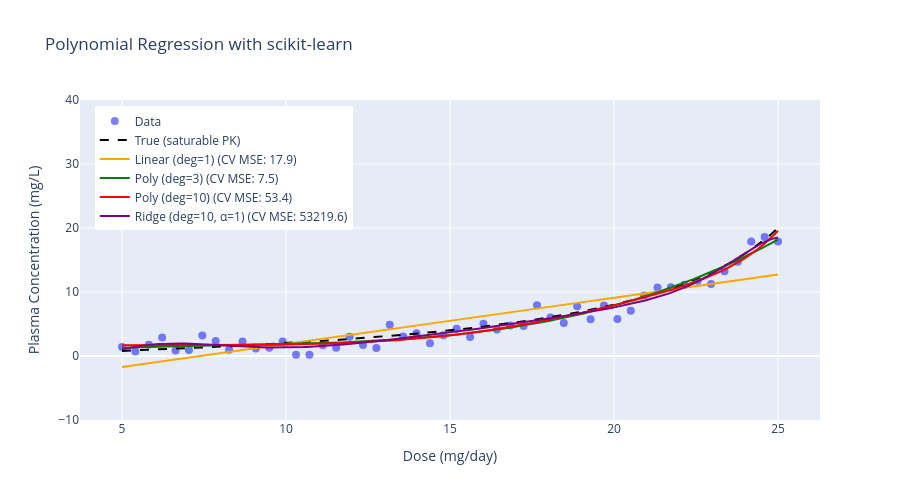

The notebook cell this image was saved under:
### Markdown cell above
---
## 8. Using scikit-learn

In practice, use scikit-learn's `PolynomialFeatures` and `Ridge` classes.

This cell demonstrates the standard workflow.

### Code cell
# Polynomial Regression with scikit-learn
import numpy as np
import plotly.graph_objects as go
from sklearn.preprocessing import PolynomialFeatures
from sklearn.linear_model import LinearRegression, Ridge
from sklearn.pipeline import Pipeline
from sklearn.model_selection import cross_val_score

# --- DATA ---
# Simulated pharmacokinetic study - no real patient data is used.
np.random.seed(42)
n_points = 50
dose = np.linspace(5, 25, n_points).reshape(-1, 1)
# Saturable (Michaelis-Menten) elimination: Css = Km * Dose / (Vmax - Dose)
Vmax, Km = 30.0, 4.0
conc = Km * dose.flatten() / (Vmax - dose.flatten()) + np.random.normal(0, 1.2, n_points)
conc = np.maximum(conc, 0.2)

# --- CREATE PIPELINES ---
# Pipeline combines feature transformation and model fitting
linear_pipe = Pipeline([
    ('poly', PolynomialFeatures(degree=1)),
    ('model', LinearRegression())
])

poly3_pipe = Pipeline([
    ('poly', PolynomialFeatures(degree=3)),
    ('model', LinearRegression())
])

poly10_pipe = Pipeline([
    ('poly', PolynomialFeatures(degree=10)),
    ('model', LinearRegression())
])

ridge_pipe = Pipeline([
    ('poly', PolynomialFeatures(degree=10)),
    ('model', Ridge(alpha=1.0))
])

# --- FIT ALL MODELS ---
models = {
    'Linear (deg=1)': linear_pipe,
    'Poly (deg=3)': poly3_pipe,
    'Poly (deg=10)': poly10_pipe,
    'Ridge (deg=10, α=1)': ridge_pipe
}

dose_smooth = np.linspace(5, 25, 200).reshape(-1, 1)
predictions = {}
cv_scores = {}

for name, pipe in models.items():
    pipe.fit(dose, conc)
    predictions[name] = pipe.predict(dose_smooth)
    # 5-fold cross-validation
    scores = cross_val_score(pipe, dose, conc, cv=5, scoring='neg_mean_squared_error')
    cv_scores[name] = -scores.mean()

# --- VISUALIZE ---
fig = go.Figure()

# Data
fig.add_trace(go.Scatter(
    x=dose.flatten(), y=conc,
    mode='markers',
    marker=dict(size=8, color='blue', opacity=0.5),
    name='Data'
))

# True function
fig.add_trace(go.Scatter(
    x=dose_smooth.flatten(), y=Km * dose_smooth.flatten() / (Vmax - dose_smooth.flatten()),
    mode='lines',
    line=dict(color='black', width=2, dash='dash'),
    name='True (saturable PK)'
))

# Model predictions
colors = ['orange', 'green', 'red', 'purple']
for (name, pred), color in zip(predictions.items(), colors):
    fig.add_trace(go.Scatter(
        x=dose_smooth.flatten(), y=pred,
        mode='lines',
        line=dict(color=color, width=2),
        name=f'{name} (CV MSE: {cv_scores[name]:.1f})'
    ))

fig.update_layout(
    title='Polynomial Regression with scikit-learn',
    xaxis_title='Dose (mg/day)',
    yaxis_title='Plasma Concentration (mg/L)',
    width=900, height=500,
    yaxis_range=[-10, 40],
    legend=dict(x=0.02, y=0.98)
)

fig.show()

print("\nCross-Validation MSE (lower is better):")
for name, score in sorted(cv_scores.items(), key=lambda x: x[1]):
    print(f"  {name}: {score:.2f}")

best_model = min(cv_scores, key=cv_scores.get)
print(f"\nBest model by CV: {best_model}")

### Figure 1 — Plotly figure (JSON) as saved in the notebook; plotly's stock layout.template omitted (floating-point values rounded to 4 significant figures; data arrays with more than 128 entries replaced by an {"elided": "..."} marker saying what was removed)
{"data": [{"marker": {"color": "blue", "opacity": 0.5, "size": 8}, "mode": "markers", "name": "Data", "type": "scatter", "x": [5.0, 5.408, 5.816, 6.224, 6.633, 7.041, 7.449, 7.857, 8.265, 8.673, 9.082, 9.49, 9.898, 10.31, 10.71, 11.12, 11.53, 11.94, 12.35, 12.76, 13.16, 13.57, 13.98, 14.39, 14.8, 15.2, 15.61, 16.02, 16.43, 16.84, 17.24, 17.65, 18.06, 18.47, 18.88, 19.29, 19.69, 20.1, 20.51, 20.92, 21.33, 21.73, 22.14, 22.55, 22.96, 23.37, 23.78, 24.18, 24.59, 25.0], "y": [1.396, 0.7138, 1.739, 2.875, 0.8544, 0.9457, 3.216, 2.34, 0.9578, 2.278, 1.18, 1.292, 2.26, 0.2, 0.2, 1.682, 1.282, 3.021, 1.708, 1.264, 4.886, 3.033, 3.571, 1.977, 3.239, 4.243, 2.959, 5.035, 4.121, 4.766, 4.686, 7.942, 6.035, 5.138, 7.776, 5.735, 7.894, 5.772, 7.051, 9.45, 10.72, 10.72, 11.13, 11.75, 11.27, 13.23, 14.73, 17.9, 18.6, 17.88]}, {"line": {"color": "black", "dash": "dash", "width": 2}, "mode": "lines", "name": "True (saturable PK)", "type": "scatter", "x": {"elided": "200 float values"}, "y": {"elided": "200 float values"}}, {"line": {"color": "orange", "width": 2}, "mode": "lines", "name": "Linear (deg=1) (CV MSE: 17.9)", "type": "scatter", "x": {"elided": "200 float values"}, "y": {"elided": "200 float values"}}, {"line": {"color": "green", "width": 2}, "mode": "lines", "name": "Poly (deg=3) (CV MSE: 7.5)", "type": "scatter", "x": {"elided": "200 float values"}, "y": {"elided": "200 float values"}}, {"line": {"color": "red", "width": 2}, "mode": "lines", "name": "Poly (deg=10) (CV MSE: 53.4)", "type": "scatter", "x": {"elided": "200 float values"}, "y": {"elided": "200 float values"}}, {"line": {"color": "purple", "width": 2}, "mode": "lines", "name": "Ridge (deg=10, α=1) (CV MSE: 53219.6)", "type": "scatter", "x": {"elided": "200 float values"}, "y": {"elided": "200 float values"}}], "layout": {"height": 500, "legend": {"x": 0.02, "y": 0.98}, "title": {"text": "Polynomial Regression with scikit-learn"}, "width": 900, "xaxis": {"title": {"text": "Dose (mg/day)"}}, "yaxis": {"range": [-10, 40], "title": {"text": "Plasma Concentration (mg/L)"}}}}
